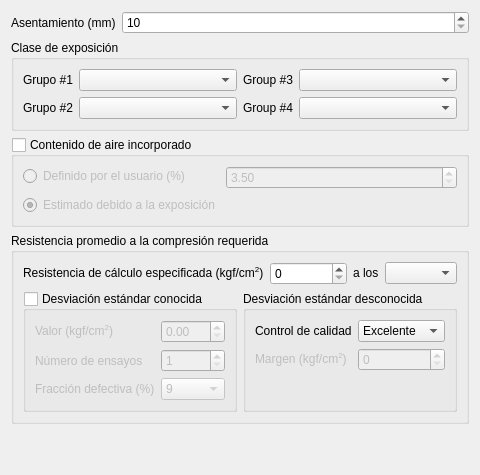
     <widget class="QWidget" name="field_requirements">
      <property name="sizePolicy">
       <sizepolicy hsizetype="Preferred" vsizetype="Preferred">
        <horstretch>0</horstretch>
        <verstretch>0</verstretch>
       </sizepolicy>
      </property>
      <layout class="QVBoxLayout" name="verticalLayout" stretch="0,0,0,0,0">
       <item>
        <layout class="QFormLayout" name="formLayout_7">
         <property name="formAlignment">
          <set>Qt::AlignmentFlag::AlignLeading|Qt::AlignmentFlag::AlignLeft|Qt::AlignmentFlag::AlignVCenter</set>
         </property>
         <property name="verticalSpacing">
          <number>6</number>
         </property>
         <property name="bottomMargin">
          <number>0</number>
         </property>
         <item row="0" column="0">
          <widget class="QLabel" name="label_slump">
           <property name="text">
            <string>Asentamiento (mm)</string>
           </property>
           <property name="buddy">
            <cstring>spinBox_slump</cstring>
           </property>
          </widget>
         </item>
         <item row="0" column="1">
          <widget class="QSpinBox" name="spinBox_slump">
           <property name="minimum">
            <number>10</number>
           </property>
           <property name="maximum">
            <number>210</number>
           </property>
           <property name="value">
            <number>10</number>
           </property>
          </widget>
         </item>
        </layout>
       </item>
       <item>
        <widget class="QGroupBox" name="groupBox_class_exposure">
         <property name="title">
          <string>Clase de exposición</string>
         </property>
         <layout class="QHBoxLayout" name="horizontalLayout_2">
          <item>
           <layout class="QFormLayout" name="formLayout_17">
            <item row="0" column="0">
             <widget class="QLabel" name="label_1">
              <property name="text">
               <string>Grupo #1</string>
              </property>
             </widget>
            </item>
            <item row="0" column="1">
             <widget class="QComboBox" name="comboBox_1">
              <property name="sizePolicy">
               <sizepolicy hsizetype="Preferred" vsizetype="Fixed">
                <horstretch>0</horstretch>
                <verstretch>0</verstretch>
               </sizepolicy>
              </property>
              <property name="editable">
               <bool>false</bool>
              </property>
             </widget>
            </item>
            <item row="1" column="0">
             <widget class="QLabel" name="label_2">
              <property name="text">
               <string>Grupo #2</string>
              </property>
             </widget>
            </item>
            <item row="1" column="1">
             <widget class="QComboBox" name="comboBox_2"/>
            </item>
           </layout>
          </item>
          <item>
           <layout class="QFormLayout" name="formLayout_18">
            <item row="0" column="0">
             <widget class="QLabel" name="label_3">
              <property name="text">
               <string>Group #3</string>
              </property>
             </widget>
            </item>
            <item row="0" column="1">
             <widget class="QComboBox" name="comboBox_3"/>
            </item>
            <item row="1" column="0">
             <widget class="QLabel" name="label_4">
              <property name="text">
               <string>Group #4</string>
              </property>
             </widget>
            </item>
            <item row="1" column="1">
             <widget class="QComboBox" name="comboBox_4"/>
            </item>
           </layout>
          </item>
         </layout>
        </widget>
       </item>
       <item>
        <widget class="QGroupBox" name="groupBox_air">
         <property name="enabled">
          <bool>true</bool>
         </property>
         <property name="sizePolicy">
          <sizepolicy hsizetype="Preferred" vsizetype="Preferred">
           <horstretch>0</horstretch>
           <verstretch>0</verstretch>
          </sizepolicy>
         </property>
         <property name="title">
          <string>Contenido de aire incorporado</string>
         </property>
         <property name="checkable">
          <bool>true</bool>
         </property>
         <property name="checked">
          <bool>false</bool>
         </property>
         <layout class="QFormLayout" name="formLayout_6">
          <item row="0" column="0">
           <widget class="QRadioButton" name="radioButton_user_defined">
            <property name="text">
             <string>Definido por el usuario (%)</string>
            </property>
           </widget>
          </item>
          <item row="0" column="1">
           <widget class="QDoubleSpinBox" name="doubleSpinBox_user_defined">
            <property name="minimum">
             <double>3.500000000000000</double>
            </property>
            <property name="maximum">
             <double>10.000000000000000</double>
            </property>
            <property name="singleStep">
             <double>0.500000000000000</double>
            </property>
           </widget>
          </item>
          <item row="1" column="0">
           <widget class="QRadioButton" name="radioButton_exposure_defined">
            <property name="text">
             <string>Estimado debido a la exposición</string>
            </property>
            <property name="checked">
             <bool>true</bool>
            </property>
           </widget>
          </item>
         </layout>
        </widget>
       </item>
       <item>
        <widget class="QGroupBox" name="groupBox_strength">
         <property name="sizePolicy">
          <sizepolicy hsizetype="Preferred" vsizetype="Preferred">
           <horstretch>0</horstretch>
           <verstretch>0</verstretch>
          </sizepolicy>
         </property>
         <property name="autoFillBackground">
          <bool>false</bool>
         </property>
         <property name="title">
          <string>Resistencia promedio a la compresión requerida</string>
         </property>
         <property name="flat">
          <bool>false</bool>
         </property>
         <property name="checkable">
          <bool>false</bool>
         </property>
         <layout class="QVBoxLayout" name="verticalLayout_2">
          <item>
           <layout class="QHBoxLayout" name="horizontalLayout_3" stretch="1,0">
            <item>
             <layout class="QFormLayout" name="formLayout_5">
              <item row="0" column="0">
               <widget class="QLabel" name="label_spec_strength">
                <property name="text">
                 <string>&lt;html&gt;&lt;head/&gt;&lt;body&gt;&lt;p&gt;Resistencia de cálculo especificada (kgf/cm&lt;span style=&quot; vertical-align:super;&quot;&gt;2&lt;/span&gt;)&lt;/p&gt;&lt;/body&gt;&lt;/html&gt;</string>
                </property>
                <property name="buddy">
                 <cstring>spinBox_spec_strength</cstring>
                </property>
               </widget>
              </item>
              <item row="0" column="1">
               <widget class="QSpinBox" name="spinBox_spec_strength">
                <property name="singleStep">
                 <number>1</number>
                </property>
                <property name="value">
                 <number>0</number>
                </property>
               </widget>
              </item>
             </layout>
            </item>
            <item>
             <layout class="QFormLayout" name="formLayout_19">
              <item row="0" column="0">
               <widget class="QLabel" name="label_days">
                <property name="text">
                 <string>a los</string>
                </property>
               </widget>
              </item>
              <item row="0" column="1">
               <widget class="QComboBox" name="comboBox_spec_strength_time">
                <property name="enabled">
                 <bool>true</bool>
                </property>
                <property name="currentText">
                 <string/>
                </property>
                <property name="currentIndex">
                 <number>-1</number>
                </property>
               </widget>
              </item>
             </layout>
            </item>
           </layout>
          </item>
          <item>
           <layout class="QHBoxLayout" name="horizontalLayout" stretch="0,0">
            <item>
             <widget class="QGroupBox" name="groupBox_std_dev_known">
              <property name="sizePolicy">
               <sizepolicy hsizetype="Preferred" vsizetype="Preferred">
                <horstretch>0</horstretch>
                <verstretch>0</verstretch>
               </sizepolicy>
              </property>
              <property name="title">
               <string>Desviación estándar conocida</string>
              </property>
              <property name="flat">
               <bool>false</bool>
              </property>
              <property name="checkable">
               <bool>true</bool>
              </property>
              <property name="checked">
               <bool>false</bool>
              </property>
              <layout class="QFormLayout" name="formLayout_3">
               <item row="0" column="0">
                <widget class="QLabel" name="label_std_dev_value">
                 <property name="text">
                  <string>&lt;html&gt;&lt;head/&gt;&lt;body&gt;&lt;p&gt;Valor (kgf/cm&lt;span style=&quot; vertical-align:super;&quot;&gt;2&lt;/span&gt;)&lt;/p&gt;&lt;/body&gt;&lt;/html&gt;</string>
                 </property>
                 <property name="buddy">
                  <cstring>doubleSpinBox_std_dev_value</cstring>
                 </property>
                </widget>
               </item>
               <item row="0" column="1">
                <widget class="QDoubleSpinBox" name="doubleSpinBox_std_dev_value">
                 <property name="minimum">
                  <double>0.000000000000000</double>
                 </property>
                 <property name="maximum">
                  <double>100.000000000000000</double>
                 </property>
                 <property name="value">
                  <double>0.000000000000000</double>
                 </property>
                </widget>
               </item>
               <item row="1" column="0">
                <widget class="QLabel" name="label_test_nro">
                 <property name="text">
                  <string>Número de ensayos</string>
                 </property>
                 <property name="buddy">
                  <cstring>spinBox_test_nro</cstring>
                 </property>
                </widget>
               </item>
               <item row="1" column="1">
                <widget class="QSpinBox" name="spinBox_test_nro">
                 <property name="minimum">
                  <number>1</number>
                 </property>
                 <property name="maximum">
                  <number>100</number>
                 </property>
                </widget>
               </item>
               <item row="2" column="0">
                <widget class="QLabel" name="label_defective_level">
                 <property name="text">
                  <string>Fracción defectiva (%)</string>
                 </property>
                 <property name="buddy">
                  <cstring>comboBox_defective_level</cstring>
                 </property>
                </widget>
               </item>
               <item row="2" column="1">
                <widget class="QComboBox" name="comboBox_defective_level">
                 <property name="currentIndex">
                  <number>10</number>
                 </property>
                 <property name="maxVisibleItems">
                  <number>10</number>
                 </property>
                 <item>
                  <property name="text">
                   <string>0,5</string>
                  </property>
                 </item>
                 <item>
                  <property name="text">
                   <string>1</string>
                  </property>
                 </item>
                 <item>
                  <property name="text">
                   <string>2</string>
                  </property>
                 </item>
                 <item>
                  <property name="text">
                   <string>2,5</string>
                  </property>
                 </item>
                 <item>
                  <property name="text">
                   <string>3</string>
                  </property>
                 </item>
                 <item>
                  <property name="text">
                   <string>4</string>
                  </property>
                 </item>
                 <item>
                  <property name="text">
                   <string>5</string>
                  </property>
                 </item>
                 <item>
                  <property name="text">
                   <string>6</string>
                  </property>
                 </item>
                 <item>
                  <property name="text">
                   <string>7</string>
                  </property>
                 </item>
                 <item>
                  <property name="text">
                   <string>8</string>
                  </property>
                 </item>
                 <item>
                  <property name="text">
                   <string>9</string>
                  </property>
                 </item>
                 <item>
                  <property name="text">
                   <string>10</string>
                  </property>
                 </item>
                 <item>
                  <property name="text">
                   <string>15</string>
                  </property>
                 </item>
                 <item>
                  <property name="text">
                   <string>20</string>
                  </property>
                 </item>
                 <item>
                  <property name="text">
                   <string>25</string>
                  </property>
                 </item>
                </widget>
               </item>
              </layout>
             </widget>
            </item>
            <item>
             <widget class="QGroupBox" name="groupBox_std_dev_unknown">
              <property name="sizePolicy">
               <sizepolicy hsizetype="Preferred" vsizetype="Preferred">
                <horstretch>0</horstretch>
                <verstretch>0</verstretch>
               </sizepolicy>
              </property>
              <property name="title">
               <string>Desviación estándar desconocida</string>
              </property>
              <property name="checkable">
               <bool>false</bool>
              </property>
              <property name="checked">
               <bool>false</bool>
              </property>
              <layout class="QFormLayout" name="formLayout_4">
               <item row="0" column="0">
                <widget class="QLabel" name="label_qual_control">
                 <property name="text">
                  <string>Control de calidad</string>
                 </property>
                 <property name="buddy">
                  <cstring>comboBox_qual_control</cstring>
                 </property>
                </widget>
               </item>
               <item row="0" column="1">
                <widget class="QComboBox" name="comboBox_qual_control">
                 <item>
                  <property name="text">
                   <string>Excelente</string>
                  </property>
                 </item>
                 <item>
                  <property name="text">
                   <string>Aceptable</string>
                  </property>
                 </item>
                 <item>
                  <property name="text">
                   <string>Sin control</string>
                  </property>
                 </item>
                </widget>
               </item>
               <item row="1" column="0">
                <widget class="QLabel" name="label_margin">
                 <property name="enabled">
                  <bool>false</bool>
                 </property>
                 <property name="text">
                  <string>&lt;html&gt;&lt;head/&gt;&lt;body&gt;&lt;p&gt;Margen (kgf/cm&lt;span style=&quot; vertical-align:super;&quot;&gt;2&lt;/span&gt;)&lt;/p&gt;&lt;/body&gt;&lt;/html&gt;</string>
                 </property>
                 <property name="buddy">
                  <cstring>spinBox_margin</cstring>
                 </property>
                </widget>
               </item>
               <item row="1" column="1">
                <widget class="QSpinBox" name="spinBox_margin">
                 <property name="enabled">
                  <bool>false</bool>
                 </property>
                 <property name="maximum">
                  <number>100</number>
                 </property>
                </widget>
               </item>
              </layout>
             </widget>
            </item>
           </layout>
          </item>
         </layout>
        </widget>
       </item>
       <item>
        <spacer name="verticalSpacer_2">
         <property name="orientation">
          <enum>Qt::Orientation::Vertical</enum>
         </property>
         <property name="sizeHint" stdset="0">
          <size>
           <width>20</width>
           <height>40</height>
          </size>
         </property>
        </spacer>
       </item>
      </layout>
     </widget>
